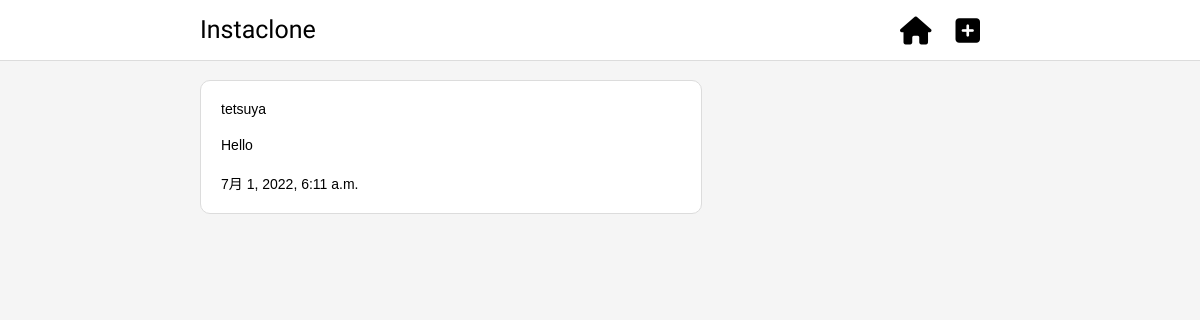
The app's page /, older data.
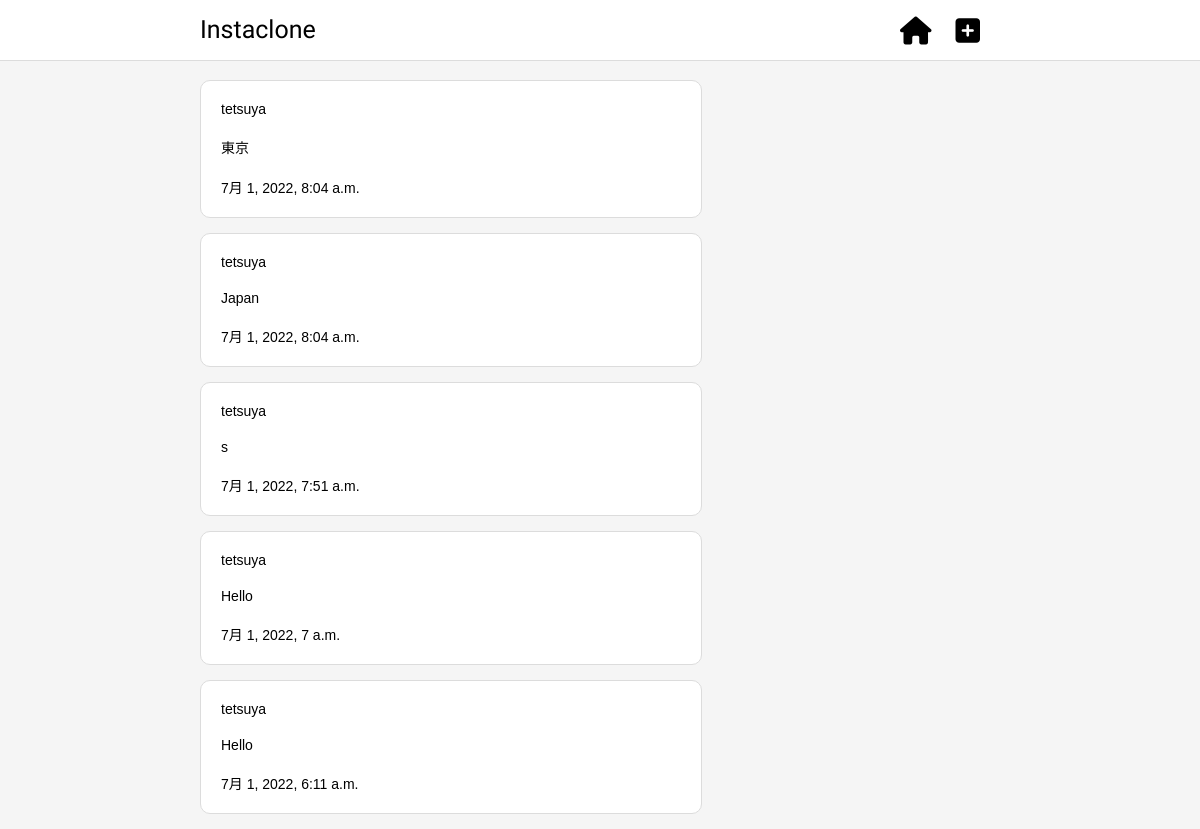
The same page, newer data.
### instagramclone/models.py (models this page shows, shortened)
class Instapost(models.Model):
    author = models.ForeignKey(settings.AUTH_USER_MODEL, on_delete=models.CASCADE)
    text = models.TextField()
    created_date = models.DateTimeField(default=timezone.now)

### instagramclone/views.py (the view)
# urls.py: path('', views.instapost_list, name='instapost_list'),
def instapost_list(request):
    posts = Instapost.objects.filter(
        created_date__lte=timezone.now()).order_by('-created_date')
    return render(request, 'instagramclone/home.html', {'posts': posts})

### instagramclone/templates/instagramclone/home.html
{% extends 'instagramclone/templatepage.html' %}
{% block content %}
{% for post in posts %}
    <div class="post-box">
        <div class="post-user post-container">
            <p>{{ post.author }}</p>
        </div>
        <div class="post-container">
            <p>{{ post.text|linebreaksbr }}</p>
            <p class="created-date">{{ post.created_date }}</p>
        </div>
    </div>
{% endfor %}
{% endblock %}

### instagramclone/templates/instagramclone/templatepage.html (shortened to what this page needs)
{% load static %}
<html>
    <head>
        <link rel="stylesheet" href="{% static '/css/instaclone.css' %}">
    </head>
    <body>
        <header>
            <div class="container header-contents">
                <h1><a href="/" id="toptitle-style">Instaclone</a></h1>
                <nav>
                    <ul class="top-icon">
                        <li>
                            <a href="/"><i class="fa-solid fa-house fa-2x"></i></a>
                        </li>
                        <li>
                            <a href="{% url 'post_new' %}"><i class="fa-solid fa-square-plus fa-2x"></i></a>
                        </li>
                    </ul>
                </nav>
            </div>
        </header>
        <div class="container">
            <div class="main-contents">
                {% block content %}
                {% endblock %}
            </div>
        </div>
    </body>
</html>

### instagramclone/static/css/instaclone.css (style rules this page uses)
* { margin: 0; padding: 0; color: #000; font-size: 14px; font-family: sans-serif; font-weight: normal; text-decoration: none; list-style: none; }
ul, li { display: inline-block; }
body { width: 100%; background-color: #f5f5f5; }
.container { padding: 0 15px; max-width: 800px; margin: 0 auto; }
header { width: 100%; border-bottom: 1px solid #dcdcdc; background-color: #fff; box-sizing: border-box; position: fixed; top: 0; }
.header-contents { overflow: hidden; clear: both; line-height: 60px; }
.header-contents h1 { float: left; }
.header-contents nav { float: right; padding-right: 20px; }
.header-contents nav ul li { margin-left: 20px; }
.fa-solid { vertical-align: middle; }
#toptitle-style { font-size: 25px; font-family: 'Comfortaa', cursive; }
.main-contents { padding-top: 80px; }
.post-box { max-width: 500px; background-color: #fff; border: 1px solid #dcdcdc; border-radius: 10px; padding-bottom: 20px; margin-bottom: 15px; }
.post-container { padding: 0 20px; }
.post-user { padding-top: 20px; padding-bottom: 20px; }
.created-date { padding-top: 20px; }

Row changes from the older to the newer data that the page shows:
added Instapost: author "tetsuya", text "東京", created_date "7月 1, 2022, 8:04 a.m."
added Instapost: author "tetsuya", text "Japan", created_date "7月 1, 2022, 8:04 a.m."
added Instapost: author "tetsuya", text "s", created_date "7月 1, 2022, 7:51 a.m."
added Instapost: author "tetsuya", text "Hello", created_date "7月 1, 2022, 7 a.m."
